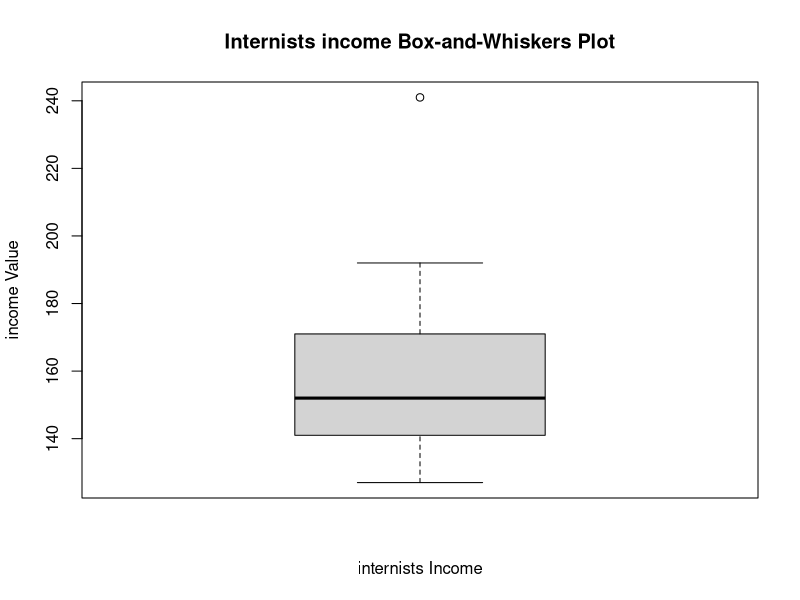

The R source for this figure:
income = c(152, 144, 162, 154, 146, 241, 127, 141, 171, 177, 138, 132, 192)

#a The 90th percentile.

quantile(income, 0.90)

#b The median.

median(income)

#c The first quartile.

quantile(income, probs = 0.25)

#d The third quartile.

quantile(income, 0.75)

#e The 10th percentile.

quantile(income, 0.1)

#f, The interquartile range.

Q1 <- quantile(income, 0.25)
Q3 <- quantile(income, 0.75)

# Calculate the IQR
IQR <- Q3 - Q1
IQR

#g Develop a graphical display of a five-number summary and a box-and-whiskers display.

# Five Number Summary of the Income Data 

summary(income)

# Create a box-and-whiskers plot
boxplot(income, main = "Internists income Box-and-Whiskers Plot", 
        xlab = "internists Income", ylab = "income Value")
